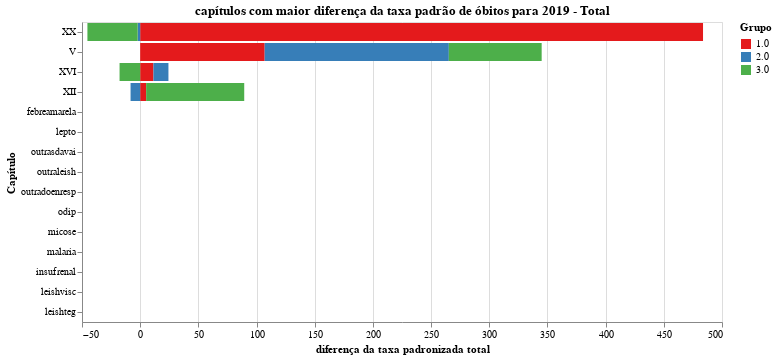

Notebook code cell kept with this figure:
### Code cell
chart = plot_grafico_dif(pop_19, pop_r,
                         'taxa_obitos_esp_total', 
                         "capítulos com maior diferença da taxa padrão de óbitos para 2019 - Total",
                        "diferença da taxa padronizada total")


#chart.save('tx_pad_t.svg')
chart

### Figure 1 — Vega-Lite specification as saved in the notebook (floating-point values rounded to 4 significant figures)
{"config": {"view": {"continuousWidth": 400, "continuousHeight": 300}, "range": {"category": {"scheme": "set1"}}}, "data": {"name": "data-90ec28a0c85b95b148484554a123ef8c"}, "mark": "bar", "encoding": {"color": {"type": "nominal", "field": "grupo", "title": "Grupo"}, "order": {"type": "nominal", "field": "grupo", "sort": "ascending"}, "tooltip": {"type": "quantitative", "field": "taxa"}, "x": {"type": "quantitative", "field": "taxa", "title": "diferença da taxa padronizada total"}, "y": {"type": "nominal", "field": "capitulo", "sort": null, "title": "Capítulo"}}, "title": "capítulos com maior diferença da taxa padrão de óbitos para 2019 - Total", "width": 640, "$schema": "https://vega.github.io/schema/vega-lite/v4.8.1.json", "datasets": {"data-90ec28a0c85b95b148484554a123ef8c": [{"capitulo": "XX", "grupo": "1.0", "taxa": 483.7}, {"capitulo": "XX", "grupo": "2.0", "taxa": -2.153}, {"capitulo": "XX", "grupo": "3.0", "taxa": -43.19}, {"capitulo": "V", "grupo": "1.0", "taxa": 107.0}, {"capitulo": "V", "grupo": "2.0", "taxa": 158.3}, {"capitulo": "V", "grupo": "3.0", "taxa": 79.78}, {"capitulo": "XVI", "grupo": "1.0", "taxa": 11.39}, {"capitulo": "XVI", "grupo": "2.0", "taxa": 12.9}, {"capitulo": "XVI", "grupo": "3.0", "taxa": -17.72}, {"capitulo": "XII", "grupo": "1.0", "taxa": 5.13}, {"capitulo": "XII", "grupo": "2.0", "taxa": -8.274}, {"capitulo": "XII", "grupo": "3.0", "taxa": 84.29}, {"capitulo": "febreamarela", "grupo": "1.0", "taxa": 0.0}, {"capitulo": "febreamarela", "grupo": "2.0", "taxa": 0.0}, {"capitulo": "febreamarela", "grupo": "3.0", "taxa": 0.0}, {"capitulo": "lepto", "grupo": "1.0", "taxa": 0.0}, {"capitulo": "lepto", "grupo": "2.0", "taxa": 0.0}, {"capitulo": "lepto", "grupo": "3.0", "taxa": 0.0}, {"capitulo": "outrasdavai", "grupo": "1.0", "taxa": 0.0}, {"capitulo": "outrasdavai", "grupo": "2.0", "taxa": 0.0}, {"capitulo": "outrasdavai", "grupo": "3.0", "taxa": 0.0}, {"capitulo": "outraleish", "grupo": "1.0", "taxa": 0.0}, {"capitulo": "outraleish", "grupo": "2.0", "taxa": 0.0}, {"capitulo": "outraleish", "grupo": "3.0", "taxa": 0.0}, {"capitulo": "outradoenresp", "grupo": "1.0", "taxa": 0.0}, {"capitulo": "outradoenresp", "grupo": "2.0", "taxa": 0.0}, {"capitulo": "outradoenresp", "grupo": "3.0", "taxa": 0.0}, {"capitulo": "odip", "grupo": "1.0", "taxa": 0.0}, {"capitulo": "odip", "grupo": "2.0", "taxa": 0.0}, {"capitulo": "odip", "grupo": "3.0", "taxa": 0.0}, {"capitulo": "micose", "grupo": "1.0", "taxa": 0.0}, {"capitulo": "micose", "grupo": "2.0", "taxa": 0.0}, {"capitulo": "micose", "grupo": "3.0", "taxa": 0.0}, {"capitulo": "malaria", "grupo": "1.0", "taxa": 0.0}, {"capitulo": "malaria", "grupo": "2.0", "taxa": 0.0}, {"capitulo": "malaria", "grupo": "3.0", "taxa": 0.0}, {"capitulo": "insufrenal", "grupo": "1.0", "taxa": 0.0}, {"capitulo": "insufrenal", "grupo": "2.0", "taxa": 0.0}, {"capitulo": "insufrenal", "grupo": "3.0", "taxa": 0.0}, {"capitulo": "leishvisc", "grupo": "1.0", "taxa": 0.0}, {"capitulo": "leishvisc", "grupo": "2.0", "taxa": 0.0}, {"capitulo": "leishvisc", "grupo": "3.0", "taxa": 0.0}, {"capitulo": "leishteg", "grupo": "1.0", "taxa": 0.0}, {"capitulo": "leishteg", "grupo": "2.0", "taxa": 0.0}, {"capitulo": "leishteg", "grupo": "3.0", "taxa": 0.0}]}}
